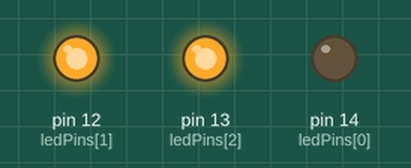
Recording of a sketch running on a simulated Arduino Uno, built with avr-gcc and run on an emulated ATmega328P. On the bench: output pins drawn as LEDs (lit = HIGH).

Above: at 0.4 s.
At 1.7 s:
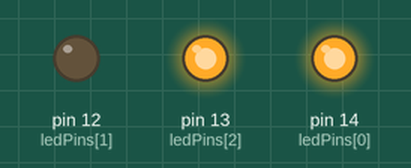
At 3.4 s:
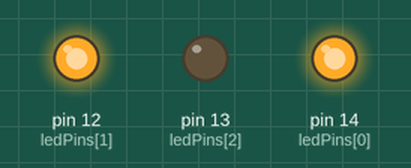
Timing chart, 0 to 6.7 s (numbered marks = the images above):
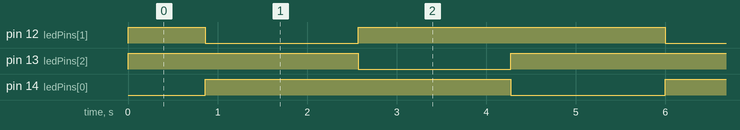

The sketch:

Sketch_05.2_GradientColorLight.ino
```cpp
/**********************************************************************
  Filename    : SoftColorfulLight
  Description : Colorful light with gradually changing color.
  Auther      : www.freenove.com
  Modification: 2022/05/10
**********************************************************************/
const byte ledPins[] = {14, 12, 13};    //define led pins
void setup() {
}
void loop() {
  for (int i = 0; i < 256; i++) {
    setColor(wheel(i));
    delay(20);
  }
}
void setColor(long rgb) {
  analogWrite(ledPins[0], 255 - (rgb >> 16) & 0xFF);
  analogWrite(ledPins[1], 255 - (rgb >> 8) & 0xFF);
  analogWrite(ledPins[2], 255 - (rgb >> 0) & 0xFF);
}

long wheel(int pos) {
  long WheelPos = pos % 0xff;
  if (WheelPos < 85) {
    return ((255 - WheelPos * 3) << 16) | ((WheelPos * 3) << 8);
  } else if (WheelPos < 170) {
    WheelPos -= 85;
    return (((255 - WheelPos * 3) << 8) | (WheelPos * 3));
  } else {
    WheelPos -= 170;
    return ((WheelPos * 3) << 16 | (255 - WheelPos * 3));
  }
}
```

Measured:
- by itself, pin 12 (ledPins[1]), pin 13 (ledPins[2]): repeats every 5.1 s: LOW 1.7 s, HIGH 3.4 s
- by itself, pin 14 (ledPins[0]): alternates HIGH for 3.4 s and LOW for 1.7 s
- by itself, everything shown: repeats every 5.1 s, in 3 steps
